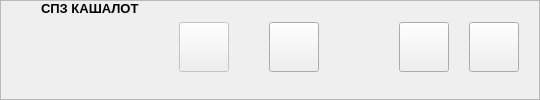
    <widget class="QFrame" name="topBarFrame">
     <property name="sizePolicy">
      <sizepolicy hsizetype="Preferred" vsizetype="Preferred">
       <horstretch>0</horstretch>
       <verstretch>0</verstretch>
      </sizepolicy>
     </property>
     <property name="minimumSize">
      <size>
       <width>0</width>
       <height>70</height>
      </size>
     </property>
     <property name="frameShape">
      <enum>QFrame::StyledPanel</enum>
     </property>
     <property name="frameShadow">
      <enum>QFrame::Raised</enum>
     </property>
     <layout class="QHBoxLayout" name="horizontalLayout_2">
      <property name="spacing">
       <number>0</number>
      </property>
      <property name="leftMargin">
       <number>0</number>
      </property>
      <property name="topMargin">
       <number>0</number>
      </property>
      <property name="rightMargin">
       <number>0</number>
      </property>
      <property name="bottomMargin">
       <number>5</number>
      </property>
      <item>
       <spacer name="horizontalSpacer_2">
        <property name="orientation">
         <enum>Qt::Horizontal</enum>
        </property>
        <property name="sizeType">
         <enum>QSizePolicy::Fixed</enum>
        </property>
        <property name="sizeHint" stdset="0">
         <size>
          <width>40</width>
          <height>20</height>
         </size>
        </property>
       </spacer>
      </item>
      <item>
       <widget class="QLabel" name="label">
        <property name="minimumSize">
         <size>
          <width>0</width>
          <height>0</height>
         </size>
        </property>
        <property name="font">
         <font>
          <pointsize>10</pointsize>
          <italic>false</italic>
          <bold>true</bold>
         </font>
        </property>
        <property name="text">
         <string>СПЗ КАШАЛОТ</string>
        </property>
        <property name="alignment">
         <set>Qt::AlignLeading|Qt::AlignLeft|Qt::AlignTop</set>
        </property>
       </widget>
      </item>
      <item>
       <spacer name="horizontalSpacer_3">
        <property name="orientation">
         <enum>Qt::Horizontal</enum>
        </property>
        <property name="sizeType">
         <enum>QSizePolicy::Fixed</enum>
        </property>
        <property name="sizeHint" stdset="0">
         <size>
          <width>40</width>
          <height>20</height>
         </size>
        </property>
       </spacer>
      </item>
      <item>
       <widget class="QPushButton" name="pushButtonSelfDestruction">
        <property name="enabled">
         <bool>false</bool>
        </property>
        <property name="minimumSize">
         <size>
          <width>50</width>
          <height>50</height>
         </size>
        </property>
        <property name="maximumSize">
         <size>
          <width>50</width>
          <height>50</height>
         </size>
        </property>
        <property name="text">
         <string/>
        </property>
        <property name="icon">
         <iconset>
          <normaloff>:/images/SelfDestruction.png</normaloff>:/images/SelfDestruction.png</iconset>
        </property>
        <property name="iconSize">
         <size>
          <width>35</width>
          <height>35</height>
         </size>
        </property>
       </widget>
      </item>
      <item>
       <spacer name="horizontalSpacer">
        <property name="orientation">
         <enum>Qt::Horizontal</enum>
        </property>
        <property name="sizeHint" stdset="0">
         <size>
          <width>40</width>
          <height>20</height>
         </size>
        </property>
       </spacer>
      </item>
      <item>
       <widget class="QPushButton" name="pushButtonForceSavePoint">
        <property name="minimumSize">
         <size>
          <width>50</width>
          <height>50</height>
         </size>
        </property>
        <property name="maximumSize">
         <size>
          <width>50</width>
          <height>50</height>
         </size>
        </property>
        <property name="focusPolicy">
         <enum>Qt::StrongFocus</enum>
        </property>
        <property name="text">
         <string/>
        </property>
        <property name="icon">
         <iconset>
          <normaloff>:/images/save_icon.svg</normaloff>:/images/save_icon.svg</iconset>
        </property>
        <property name="iconSize">
         <size>
          <width>35</width>
          <height>35</height>
         </size>
        </property>
       </widget>
      </item>
      <item>
       <spacer name="horizontalSpacer_31">
        <property name="orientation">
         <enum>Qt::Horizontal</enum>
        </property>
        <property name="sizeType">
         <enum>QSizePolicy::Fixed</enum>
        </property>
        <property name="sizeHint" stdset="0">
         <size>
          <width>80</width>
          <height>20</height>
         </size>
        </property>
       </spacer>
      </item>
      <item>
       <widget class="QPushButton" name="pushButtonSwitchARM">
        <property name="enabled">
         <bool>true</bool>
        </property>
        <property name="minimumSize">
         <size>
          <width>50</width>
          <height>50</height>
         </size>
        </property>
        <property name="maximumSize">
         <size>
          <width>50</width>
          <height>50</height>
         </size>
        </property>
        <property name="focusPolicy">
         <enum>Qt::StrongFocus</enum>
        </property>
        <property name="locale">
         <locale language="Ukrainian" country="Ukraine"/>
        </property>
        <property name="text">
         <string/>
        </property>
        <property name="icon">
         <iconset>
          <normaloff>:/images/LDR_OFF.png</normaloff>
          <normalon>:/images/LDR_ON.png</normalon>
          <disabledon>:/images/LDR_ON.png</disabledon>:/images/LDR_OFF.png</iconset>
        </property>
        <property name="iconSize">
         <size>
          <width>45</width>
          <height>45</height>
         </size>
        </property>
        <property name="checkable">
         <bool>true</bool>
        </property>
        <property name="checked">
         <bool>false</bool>
        </property>
       </widget>
      </item>
      <item>
       <spacer name="horizontalSpacer_29">
        <property name="orientation">
         <enum>Qt::Horizontal</enum>
        </property>
        <property name="sizeType">
         <enum>QSizePolicy::Fixed</enum>
        </property>
        <property name="sizeHint" stdset="0">
         <size>
          <width>20</width>
          <height>20</height>
         </size>
        </property>
       </spacer>
      </item>
      <item>
       <widget class="QPushButton" name="pushButtonNotification">
        <property name="sizePolicy">
         <sizepolicy hsizetype="Minimum" vsizetype="Fixed">
          <horstretch>0</horstretch>
          <verstretch>0</verstretch>
         </sizepolicy>
        </property>
        <property name="minimumSize">
         <size>
          <width>50</width>
          <height>50</height>
         </size>
        </property>
        <property name="maximumSize">
         <size>
          <width>50</width>
          <height>50</height>
         </size>
        </property>
        <property name="focusPolicy">
         <enum>Qt::StrongFocus</enum>
        </property>
        <property name="locale">
         <locale language="Ukrainian" country="Ukraine"/>
        </property>
        <property name="text">
         <string/>
        </property>
        <property name="icon">
         <iconset>
          <normaloff>:/images/bell.png</normaloff>:/images/bell.png</iconset>
        </property>
        <property name="iconSize">
         <size>
          <width>30</width>
          <height>30</height>
         </size>
        </property>
       </widget>
      </item>
      <item>
       <spacer name="horizontalSpacer_28">
        <property name="orientation">
         <enum>Qt::Horizontal</enum>
        </property>
        <property name="sizeType">
         <enum>QSizePolicy::Fixed</enum>
        </property>
        <property name="sizeHint" stdset="0">
         <size>
          <width>20</width>
          <height>20</height>
         </size>
        </property>
       </spacer>
      </item>
     </layout>
    </widget>
